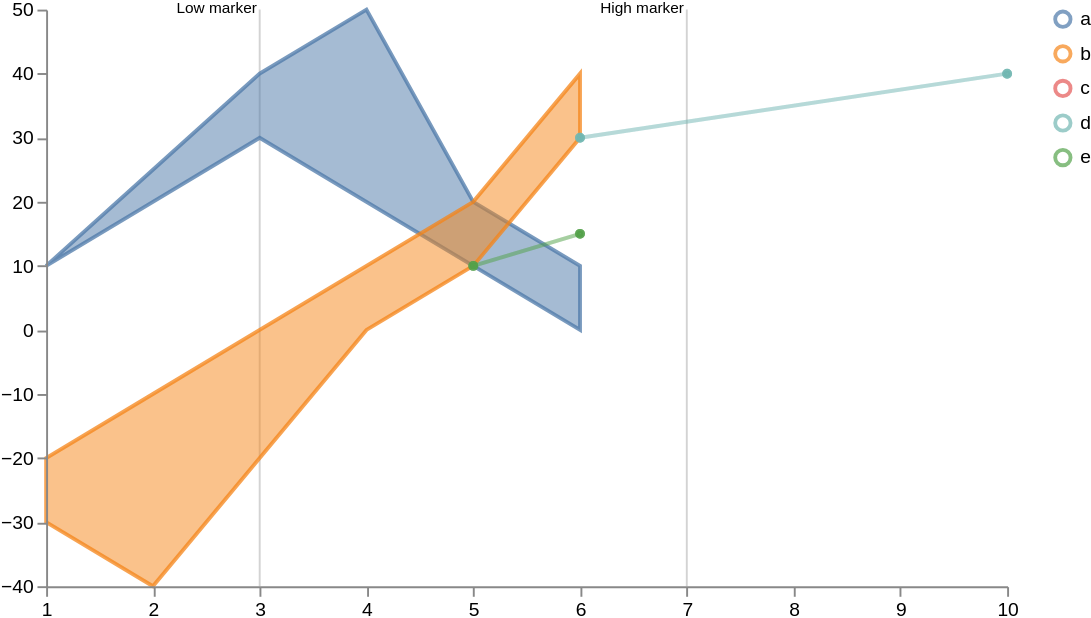

Specify this chart in Vega-Lite:
### Vega specification from a JSON file in a GitHub repository (floating-point values rounded to 4 significant figures)
{"$schema": "https://vega.github.io/schema/vega/v5.json", "width": 500, "height": 300, "scales": [{"name": "xscale", "type": "linear", "range": "width", "zero": false, "domain": {"fields": [{"data": "distributions", "field": "timepoint"}, {"data": "traces", "field": "timepoint"}, {"data": "points", "field": "timepoint"}, {"data": "examplary_line", "field": "timepoint"}, {"data": "markers", "field": "timepoint"}]}}, {"name": "yscale", "type": "linear", "range": "height", "nice": true, "zero": true, "domain": {"fields": [{"data": "distributions", "field": "lower"}, {"data": "distributions", "field": "upper"}, {"data": "traces", "field": "value"}, {"data": "points", "field": "value"}, {"data": "examplary_line", "field": "value"}]}}, {"name": "color", "type": "ordinal", "range": "category", "domain": {"fields": [{"data": "distributions", "field": "trajectory"}, {"data": "traces", "field": "trajectory"}, {"data": "points", "field": "trajectory"}, {"data": "examplary_line", "field": "trajectory"}]}}], "axes": [{"name": "x_axis", "orient": "bottom", "scale": "xscale", "zindex": 100}, {"name": "y_axis", "orient": "left", "scale": "yscale", "zindex": 100}], "signals": [{"name": "clear", "value": true, "on": [{"events": "mouseup[!event.item]", "update": "true", "force": true}]}, {"name": "shift", "value": false, "on": [{"events": "@legendSymbol:click, @legendLabel:click", "update": "event.shiftKey", "force": true}]}, {"name": "clicked", "value": null, "on": [{"events": "@legendSymbol:click, @legendLabel:click", "update": "{value: datum.value}", "force": true}]}], "legends": [{"name": "color_legend", "stroke": "color", "encode": {"symbols": {"name": "legendSymbol", "interactive": true, "update": {"fill": {"value": "transparent"}, "strokeWidth": {"value": 2}, "opacity": [{"test": "!length(data('selected')) || indata('selected', 'value', datum.value)", "value": 0.7}, {"value": 0.15}], "size": {"value": 64}}}, "labels": {"name": "legendLabel", "interactive": true, "update": {"opacity": [{"test": "!length(data('selected')) || indata('selected', 'value', datum.value)", "value": 1}, {"value": 0.25}]}}}}], "marks": [{"type": "group", "zindex": 3, "name": "_points", "from": {"facet": {"name": "points_split", "data": "points", "groupby": "trajectory"}}, "marks": [{"type": "symbol", "name": "_points_symbol", "from": {"data": "points"}, "zindex": 3, "encode": {"update": {"x": {"scale": "xscale", "field": "timepoint"}, "y": {"scale": "yscale", "field": "value"}, "size": {"value": 10}, "strokeWidth": {"value": 2}, "fill": {"scale": "color", "field": "trajectory"}, "stroke": {"scale": "color", "field": "trajectory"}, "fillOpacity": [{"test": "!length(data('selected')) || indata('selected', 'value', datum.trajectory)", "value": 0.5}, {"value": 0.15}], "strokeOpacity": [{"test": "!length(data('selected')) || indata('selected', 'value', datum.trajectory)", "value": 0.75}, {"value": 0.15}], "tooltip": {"field": "value"}}, "hover": {"fillOpacity": {"value": 0.9}}}}, {"type": "line", "name": "_points_line", "from": {"data": "points_split"}, "zindex": 3, "encode": {"update": {"x": {"scale": "xscale", "field": "timepoint"}, "y": {"scale": "yscale", "field": "value"}, "strokeWidth": {"value": 2}, "stroke": {"scale": "color", "field": "trajectory"}, "interpolate": {"value": "linear"}, "strokeOpacity": [{"test": "!length(data('selected')) || indata('selected', 'value', datum.trajectory)", "value": 0.3}, {"value": 0.1}]}, "hover": {"fillOpacity": {"value": 0.9}}}}]}, {"type": "group", "zindex": 3, "name": "_examplary_line", "from": {"facet": {"name": "examplary_line_split", "data": "examplary_line", "groupby": "trajectory"}}, "marks": [{"type": "symbol", "name": "_examplary_line_symbol", "from": {"data": "examplary_line"}, "zindex": 3, "encode": {"update": {"x": {"scale": "xscale", "field": "timepoint"}, "y": {"scale": "yscale", "field": "value"}, "size": {"value": 1}, "strokeWidth": {"value": 2}, "fill": {"scale": "color", "field": "trajectory"}, "stroke": {"scale": "color", "field": "trajectory"}, "fillOpacity": [{"test": "!length(data('selected')) || indata('selected', 'value', datum.trajectory)", "value": 0.5}, {"value": 0.15}], "strokeOpacity": [{"test": "!length(data('selected')) || indata('selected', 'value', datum.trajectory)", "value": 0.75}, {"value": 0.15}], "tooltip": {"field": "value"}}, "hover": {"fillOpacity": {"value": 0.9}}}}, {"type": "line", "name": "_examplary_line_line", "from": {"data": "examplary_line_split"}, "zindex": 3, "encode": {"update": {"x": {"scale": "xscale", "field": "timepoint"}, "y": {"scale": "yscale", "field": "value"}, "strokeWidth": {"value": 2}, "stroke": {"scale": "color", "field": "trajectory"}, "interpolate": {"value": "linear"}, "strokeOpacity": [{"test": "!length(data('selected')) || indata('selected', 'value', datum.trajectory)", "value": 0.3}, {"value": 0.1}]}, "hover": {"fillOpacity": {"value": 0.9}}}}]}, {"type": "group", "zindex": 2, "name": "_traces", "from": {"facet": {"name": "traces_split", "data": "traces", "groupby": "trajectory"}}, "marks": [{"type": "line", "name": "_traces_lines", "from": {"data": "traces_split"}, "encode": {"update": {"x": {"scale": "xscale", "field": "timepoint"}, "y": {"scale": "yscale", "field": "value"}, "strokeWidth": {"value": 2}, "stroke": {"scale": "color", "field": "trajectory"}, "interpolate": {"value": "linear"}, "strokeOpacity": [{"test": "!length(data('selected')) || indata('selected', 'value', datum.trajectory)", "value": 0.75}, {"value": 0.15}]}, "hover": {"fillOpacity": {"value": 0.9}}}}]}, {"type": "group", "name": "_distributions", "zindex": 1, "from": {"facet": {"name": "trajectory_split", "data": "distributions", "groupby": "trajectory"}}, "marks": [{"type": "area", "from": {"data": "trajectory_split"}, "encode": {"update": {"x": {"scale": "xscale", "field": "timepoint"}, "y": {"scale": "yscale", "field": "upper"}, "y2": {"scale": "yscale", "field": "lower"}, "interpolate": {"value": "linear"}, "strokeWidth": {"value": 2}, "fill": {"scale": "color", "field": "trajectory"}, "stroke": {"scale": "color", "field": "trajectory"}, "fillOpacity": [{"test": "!length(data('selected')) || indata('selected', 'value', datum.trajectory)", "value": 0.5}, {"value": 0.15}], "strokeOpacity": [{"test": "!length(data('selected')) || indata('selected', 'value', datum.trajectory)", "value": 0.75}, {"value": 0.15}]}, "hover": {"fillOpacity": {"value": 0.9}}}}]}, {"type": "group", "name": "_markers", "marks": [{"type": "rule", "name": "_marker text", "from": {"data": "markers"}, "encode": {"enter": {"stroke": {"value": "lightgray"}}, "update": {"x": {"scale": "xscale", "field": "timepoint"}, "y2": {"value": 0}, "y": {"signal": "height"}, "opacity": {"value": 1}}}}, {"type": "text", "name": "_marker flags", "from": {"data": "_marker text"}, "encode": {"enter": {"text": {"field": "datum.label"}, "y": {"value": 0}, "fontSize": {"value": 8}}}, "transform": [{"type": "label", "lineAnchor": "start", "as": ["x", "_y", "opacity", "align", "baseline"], "offset": [1], "size": {"signal": "[width, height]"}}]}]}], "data": [{"name": "distributions", "values": [{"timepoint": 1, "upper": 10, "lower": 10, "trajectory": "a"}, {"timepoint": 2, "upper": 20, "lower": 25, "trajectory": "a"}, {"timepoint": 3, "upper": 30, "lower": 40, "trajectory": "a"}, {"timepoint": 4, "upper": 20, "lower": 50, "trajectory": "a"}, {"timepoint": 5, "upper": 10, "lower": 20, "trajectory": "a"}, {"timepoint": 6, "upper": 0, "lower": 10, "trajectory": "a"}, {"timepoint": 1, "upper": -30, "lower": -20, "trajectory": "b"}, {"timepoint": 2, "upper": -40, "lower": -10, "trajectory": "b"}, {"timepoint": 3, "upper": -20, "lower": 0, "trajectory": "b"}, {"timepoint": 4, "upper": 0, "lower": 10, "trajectory": "b"}, {"timepoint": 5, "upper": 10, "lower": 20, "trajectory": "b"}, {"timepoint": 6, "upper": 30, "lower": 40, "trajectory": "b"}]}, {"name": "traces", "values": [{"timepoint": 6, "value": 30, "trajectory": "c"}, {"timepoint": 6, "value": 30, "trajectory": "d"}], "transform": [{"type": "filter", "expr": "isValid(datum.value)"}]}, {"name": "points", "values": [{"timepoint": 6, "value": 30, "trajectory": "d"}, {"timepoint": 10, "value": 40, "trajectory": "d"}, {"timepoint": 5, "value": 10, "trajectory": "e"}, {"timepoint": 6, "value": 15, "trajectory": "e"}]}, {"name": "examplary_line", "values": [{"timepoint": 6, "value": 30, "trajectory": "d"}, {"timepoint": 10, "value": 40, "trajectory": "d"}, {"timepoint": 5, "value": 10, "trajectory": "e"}, {"timepoint": 6, "value": 15, "trajectory": "e"}]}, {"name": "markers", "values": [{"timepoint": 3, "label": "Low marker"}, {"timepoint": 7, "label": "High marker"}]}, {"name": "selected", "on": [{"trigger": "clear", "remove": true}, {"trigger": "!shift", "remove": true}, {"trigger": "!shift && clicked", "insert": "clicked"}, {"trigger": "shift && clicked", "toggle": "clicked"}]}]}
